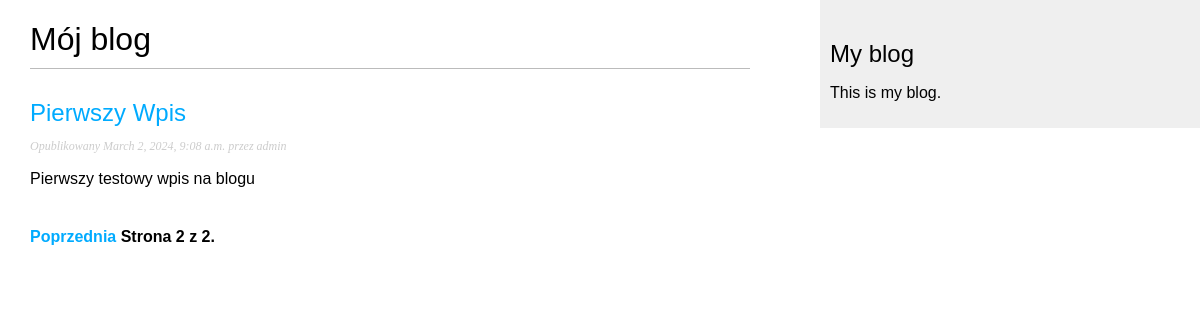
Screenshot of /strona_blog/?page=2 with the database file from the repository.
### strona_blog/models.py (models this page shows, shortened)
class Post(models.Model):
    class Status(models.TextChoices):
        DRAFT = 'DF', 'Roboczy'
        PUBLISHED = 'PB', 'Opublikowany'
    title = models.CharField(max_length=200)
    slug = models.SlugField(max_length=200,
                            unique_for_date='publish')
    author = models.ForeignKey(User,
                               on_delete=models.CASCADE,
                               related_name='blog_post')
    body = models.TextField()
    publish = models.DateTimeField(default=timezone.now)
    create = models.DateTimeField(auto_now_add=True)
    update = models.DateTimeField(auto_now=True)
    status = models.CharField(max_length=2,
                              choices=Status.choices,
                              default=Status.DRAFT)
    objects = models.Manager()
    published = PublishManager()
    class Meta:
        ordering = ['-publish']
        indexes = [
            models.Index(fields=['-publish'])
        ]
    def get_absolute_url(self):
        return reverse('strona_blog:post_detail',
                       args=[self.publish.year,
                             self.publish.month,
                             self.publish.day,
                             self.slug])

### strona_blog/views.py (the view)
# urls.py: path('', views.post_list, name='post_list'),
def post_list(request):
    posts = Post.published.all()
    paginator = Paginator(posts, 3)
    page_number = request.GET.get('page', 1)
    try:
        posts = paginator.page(page_number)
    except EmptyPage:
        posts = paginator.page(paginator.num_pages)
    except PageNotAnInteger:
        posts = paginator.page(1)
    return render(request, 'strona_blog/post/list.html', {'posts': posts})

### strona_blog/models.py (called while the page is built)
    def get_queryset(self):
        return super().get_queryset().filter(status=Post.Status.PUBLISHED)

### strona_blog/templates/strona_blog/post/list.html (shortened to what this page needs)
{% extends "strona_blog/base.html" %}
{% block content %}
    <h1>Mój blog</h1>
    {% for post in posts %}
        <h2>
            <a href='{{ post.get_absolute_url }}'>
                {{ post.title }}
            </a>
        </h2>
        <p class="date">
            Opublikowany {{ post.publish }} przez {{ post.author }}
        </p>
        {{ post.body|truncatewords:30|linebreaks }}
    {% endfor %}
    {% include "pagination.html" with page=posts %}
{% endblock %}

### strona_blog/static/blog.css (style rules this page uses)
body { margin:0; padding:0; font-family:helvetica, sans-serif; }
a { color:#00abff; text-decoration:none; }
h1 { font-weight:normal; border-bottom:1px solid #bbb; padding:0 0 10px 0; }
h2 { font-weight:normal; margin:30px 0 0; }
p.date { color:#ccc; font-family: georgia, serif; font-size: 12px; font-style: italic; }

### rows the page displays
Post: title "Pierwszy Wpis", publish "March 2, 2024, 9:08 a.m.", author "admin", body "Pierwszy testowy wpis na blogu"

### other values shown
{{ page.number }} "2"
{{ page.paginator.num_pages }} "2"
